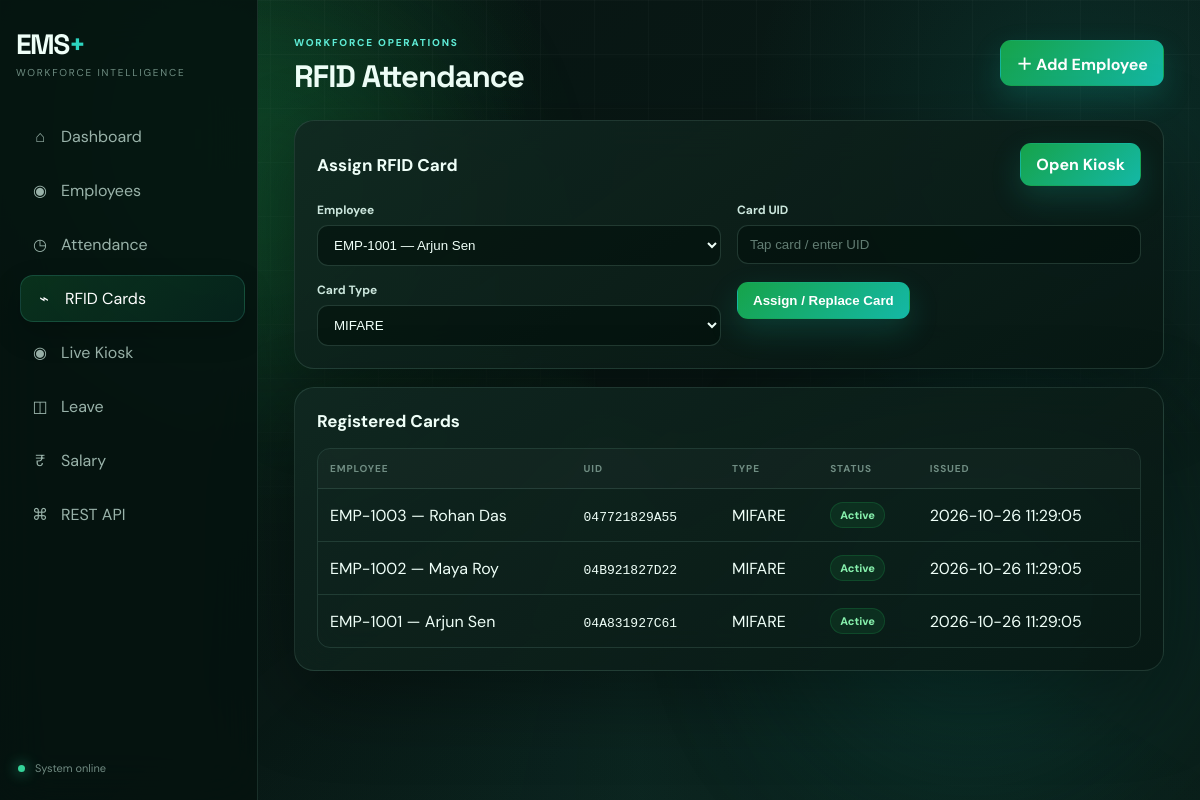
Screenshot of /rfid.php with the database file from the repository.
### tables this page shows
CREATE TABLE IF NOT EXISTS rfid_cards (
 id BIGINT UNSIGNED AUTO_INCREMENT PRIMARY KEY,
 employee_id INT UNSIGNED NOT NULL,
 uid VARCHAR(64) NOT NULL,
 card_type VARCHAR(50) NOT NULL DEFAULT 'MIFARE',
 status ENUM('active','blocked','expired') NOT NULL DEFAULT 'active',
 issued_at DATETIME NOT NULL DEFAULT CURRENT_TIMESTAMP,
 expires_at DATETIME NULL,
 created_at TIMESTAMP DEFAULT CURRENT_TIMESTAMP,
 updated_at TIMESTAMP DEFAULT CURRENT_TIMESTAMP ON UPDATE CURRENT_TIMESTAMP,
 UNIQUE KEY uq_rfid_uid(uid), INDEX idx_rfid_employee(employee_id), INDEX idx_rfid_status(status),
 FOREIGN KEY(employee_id) REFERENCES employees(id) ON DELETE CASCADE
);

CREATE TABLE IF NOT EXISTS employees (
 id INT UNSIGNED AUTO_INCREMENT PRIMARY KEY,
 employee_code VARCHAR(30) NOT NULL UNIQUE,
 name VARCHAR(120) NOT NULL,
 email VARCHAR(150) NOT NULL UNIQUE,
 phone VARCHAR(20) NOT NULL,
 department VARCHAR(100) NOT NULL,
 designation VARCHAR(100) NOT NULL,
 joining_date DATE NOT NULL,
 basic_salary DECIMAL(12,2) NOT NULL DEFAULT 0,
 status ENUM('active','inactive') NOT NULL DEFAULT 'active',
 address VARCHAR(255) DEFAULT NULL,
 city VARCHAR(100) DEFAULT NULL,
 created_at TIMESTAMP DEFAULT CURRENT_TIMESTAMP,
 updated_at TIMESTAMP DEFAULT CURRENT_TIMESTAMP ON UPDATE CURRENT_TIMESTAMP,
 INDEX idx_department(department), INDEX idx_status(status), INDEX idx_joining_date(joining_date)
);

### config/bootstrap.php (called while the page is built, shortened)
<?php
function e(mixed $v): string { return htmlspecialchars((string)($v ?? ''), ENT_QUOTES, 'UTF-8'); }

### classes/RfidAttendance.php (called while the page is built, shortened)
<?php
class RfidAttendance {
    public function cards(): array { return $this->db->query('SELECT c.*,e.employee_code,e.name,e.department FROM rfid_cards c JOIN employees e ON e.id=c.employee_id ORDER BY c.id DESC')->fetch_all(MYSQLI_ASSOC); }
}

### public/rfid.php (the view)
<?php $title='RFID Attendance'; require_once __DIR__.'/../partials/header.php'; $db=new Database();$c=$db->getConnection();$employees=$c->query("SELECT id,employee_code,name FROM employees WHERE status='active' ORDER BY name")->fetch_all(MYSQLI_ASSOC);$m=new RfidAttendance($c);$error='';if($_SERVER['REQUEST_METHOD']==='POST'){try{verify_csrf($_POST['csrf_token']??null);$m->registerCard((int)$_POST['employee_id'],(string)$_POST['uid'],(string)($_POST['card_type']??'MIFARE'));redirect('rfid.php');}catch(Throwable $e){$error=$e->getMessage();}}$cards=$m->cards();?><section class="panel"><div class="panel-head"><h2>Assign RFID Card</h2><a class="btn btn-primary" href="../kiosk/" target="_blank">Open Kiosk</a></div><?php if($error):?><div class="alert"><?=e($error)?></div><?php endif;?><form method="post" class="form-grid"><input type="hidden" name="csrf_token" value="<?=e(csrf_token())?>"><div class="field"><label>Employee</label><select class="select" name="employee_id" required><?php foreach($employees as $r):?><option value="<?=$r['id']?>"><?=e($r['employee_code'].' — '.$r['name'])?></option><?php endforeach;?></select></div><div class="field"><label>Card UID</label><input class="input" name="uid" placeholder="Tap card / enter UID" required></div><div class="field"><label>Card Type</label><select class="select" name="card_type"><option>MIFARE</option><option>NTAG</option><option>NFC</option></select></div><div><button class="btn btn-primary">Assign / Replace Card</button></div></form></section><section class="panel"><div class="panel-head"><h2>Registered Cards</h2></div><div class="table-wrap"><table class="table"><thead><tr><th>Employee</th><th>UID</th><th>Type</th><th>Status</th><th>Issued</th></tr></thead><tbody><?php foreach($cards as $r):?><tr><td><?=e($r['employee_code'].' — '.$r['name'])?></td><td><code><?=e($r['uid'])?></code></td><td><?=e($r['card_type'])?></td><td><span class="badge <?=e($r['status'])?>"><?=e($r['status'])?></span></td><td><?=e($r['issued_at'])?></td></tr><?php endforeach;?></tbody></table></div></section><?php require_once __DIR__.'/../partials/footer.php';

### public/assets/css/app.css (style rules this page uses)
:root { --bg:#071311;--bg2:#0b1f1a;--surface:rgba(13,30,25,.82);--surface2:rgba(18,40,33,.92);--ink:#effff8;--muted:#91aaa1;--line:rgba(159,220,198,.14);--primary:#22c55e;--primary2:#14b8a6;--cyan:#2dd4bf;--success:#34d399;--danger:#fb7185;--warning:#fbbf24;--shadow:0 26px 80px rgba(0,0,0,.35);font-family:"DM Sans",system-ui,sans-serif }
* { box-sizing:border-box }
html { scroll-behavior:smooth }
body { margin:0;min-height:100vh;color:var(--ink);background:radial-gradient(circle at 15% 5%,rgba(34,197,94,.16),transparent 28%),radial-gradient(circle at 90% 15%,rgba(20,184,166,.13),transparent 26%),linear-gradient(135deg,var(--bg),var(--bg2));overflow-x:hidden }
body:after { content:"";position:fixed;inset:0;pointer-events:none;background-image:linear-gradient(rgba(255,255,255,.025) 1px,transparent 1px),linear-gradient(90deg,rgba(255,255,255,.025) 1px,transparent 1px);background-size:54px 54px;mask-image:linear-gradient(to bottom,black,transparent 82%);z-index:-3 }
a { text-decoration:none;color:inherit }
.card,.panel { background:linear-gradient(145deg,rgba(17,40,33,.9),rgba(7,22,18,.84));border:1px solid var(--line);border-radius:20px;box-shadow:var(--shadow);backdrop-filter:blur(20px) }
.panel { padding:22px;margin-top:18px;animation:rise .5s ease both }
.panel-head { display:flex;justify-content:space-between;align-items:center;margin-bottom:16px;gap:12px }
.panel h2 { font-size:17px;margin:0 }
.btn { display:inline-flex;align-items:center;justify-content:center;border:1px solid transparent;border-radius:11px;padding:10px 15px;font-weight:700;cursor:pointer;transition:.22s;white-space:nowrap }
.btn-primary { background:linear-gradient(135deg,#16a34a,#14b8a6);color:#fff;box-shadow:0 12px 30px rgba(20,184,166,.2) }
.input,.select,.textarea { width:100%;border:1px solid rgba(159,220,198,.18);border-radius:11px;padding:11px 12px;background:rgba(3,16,12,.58);color:var(--ink);outline:none;transition:.2s }
.input::placeholder { color:#627d73 }
.select option { background:#10251f;color:#fff }
.form-grid { display:grid;grid-template-columns:repeat(2,1fr);gap:16px }
.field label { display:block;font-size:12px;font-weight:700;margin:0 0 7px;color:#cce7dd }
.table-wrap { overflow:auto;border:1px solid var(--line);border-radius:13px }
.table { width:100%;border-collapse:collapse }
.table th,.table td { text-align:left;padding:13px 12px;border-bottom:1px solid var(--line);white-space:nowrap }
.table tr:last-child td { border-bottom:0 }
.table tbody tr { transition:.2s }
.table th { font-size:10px;text-transform:uppercase;color:#708d83;letter-spacing:.9px;background:rgba(255,255,255,.02) }
.badge { display:inline-block;padding:5px 9px;border-radius:999px;font-size:11px;font-weight:800;text-transform:capitalize;border:1px solid transparent }
.badge.active,.badge.present,.badge.approved { background:rgba(34,197,94,.1);color:#86efac;border-color:rgba(34,197,94,.18) }

### rows the page displays
rfid_cards: employee.name "EMP-1003 — Rohan Das", uid "047721829A55", card_type "MIFARE", status "Active", issued_at "2026-10-26 11:29:05"
rfid_cards: employee.name "EMP-1002 — Maya Roy", uid "04B921827D22", card_type "MIFARE", status "Active", issued_at "2026-10-26 11:29:05"
rfid_cards: employee.name "EMP-1001 — Arjun Sen", uid "04A831927C61", card_type "MIFARE", status "Active", issued_at "2026-10-26 11:29:05"

### other values shown
$title "RFID Attendance"
form field employee_id "EMP-1001 — Arjun Sen"
